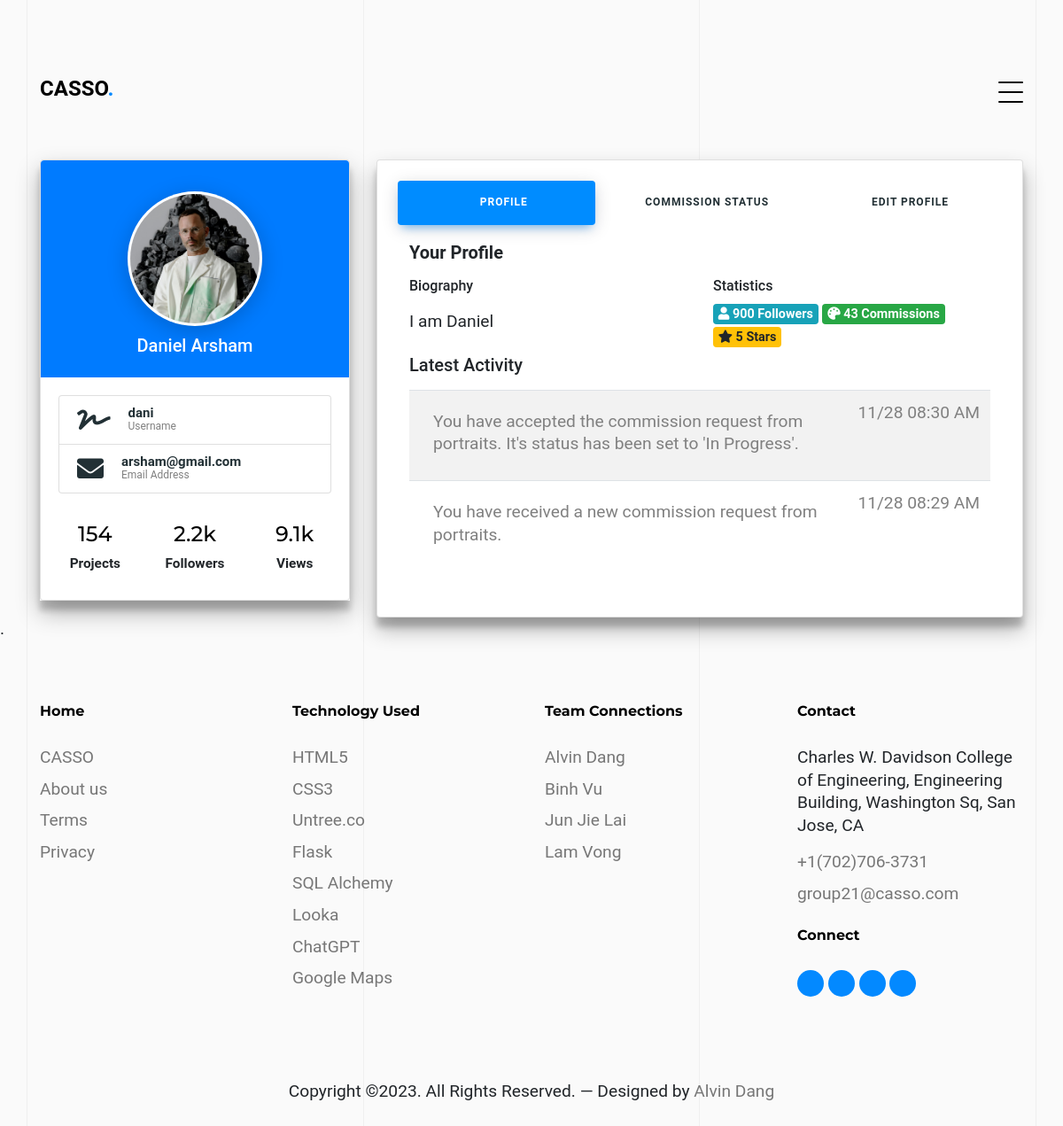
The app's page /profile-settings (signed in) with its own data.
### app/models.py (models this page shows, shortened)
class User(UserMixin, db.Model):
    id = db.Column(db.Integer, primary_key=True)
    full_name = db.Column(db.String(80), nullable=False)
    username = db.Column(db.String(80), unique=True, nullable=False)
    email = db.Column(EmailType, unique=True, nullable=False)
    password = db.Column(db.String(60), nullable=False)
    biography = db.Column(db.String(255))
    profile_picture = db.Column(db.String(255), default='default.jpg')
    def get(user_id):
        return User.query.get(int(user_id))
    posts = db.relationship('Post', backref='user', lazy=True, cascade='all, delete-orphan')
    commission_requests_sent = db.relationship('CommissionRequest',
        foreign_keys='CommissionRequest.sender_id',
        back_populates='sender',
        lazy='dynamic',
        cascade='all, delete-orphan')
    commission_requests_received = db.relationship('CommissionRequest',
        foreign_keys='CommissionRequest.receiver_id',
        back_populates='receiver',
        lazy='dynamic',
        cascade='all, delete-orphan')
    payments_sent = db.relationship('Payment',
        foreign_keys='Payment.payer_id',
        back_populates='payer',
        lazy='dynamic',
        cascade='all, delete-orphan')
    payments_received = db.relationship('Payment',
        foreign_keys='Payment.payee_id',
        back_populates='payee',
        lazy='dynamic',
        cascade='all, delete-orphan')
    messages_sent = db.relationship('Message',
        foreign_keys='Message.sender_id',
        backref='sent_messages',
        lazy='dynamic',
        overlaps="sent_messages",
        cascade='all, delete-orphan')
    messages_received = db.relationship('Message',
        foreign_keys='Message.receiver_id',
        backref='received_messages',
        lazy='dynamic',
        overlaps="received_messages",
        cascade='all, delete-orphan')
    chat_sessions_as_user1 = db.relationship('ChatSession',
        foreign_keys='ChatSession.user1_id',
        backref='user1',
        lazy='dynamic',
        cascade='all, delete-orphan')
    chat_sessions_as_user2 = db.relationship('ChatSession',
        foreign_keys='ChatSession.user2_id',
        backref='user2',
        lazy='dynamic',
        cascade='all, delete-orphan')
    followers = db.relationship('Follow', foreign_keys='Follow.followed_id',
        backref='followed',
        lazy='dynamic',
        cascade='all, delete-orphan')
    following = db.relationship('Follow', foreign_keys='Follow.follower_id',
        backref='follower',
        lazy='dynamic',
        cascade='all, delete-orphan')

class Message(db.Model):
    id = db.Column(db.Integer, primary_key=True)
    sender_id = db.Column(db.Integer, db.ForeignKey('user.id'), nullable=False)
    receiver_id = db.Column(db.Integer, db.ForeignKey('user.id'), nullable=False)
    content = db.Column(db.String(255), nullable=False)
    file_path = db.Column(db.String(255))
    created_at = db.Column(db.TIMESTAMP, default=db.func.current_timestamp())
    chat_session_id = db.Column(db.Integer, db.ForeignKey('chat_session.id'))
    sender = db.relationship('User', foreign_keys=[sender_id], backref='sent_messages', overlaps="sent_messages")
    receiver = db.relationship('User', foreign_keys=[receiver_id], backref='received_messages', overlaps="sent_messages")
    chat_session_id = db.Column(db.Integer, db.ForeignKey('chat_session.id'))
    chat_session = db.relationship('ChatSession', back_populates='messages')

### app/routes.py (the view)
@bp.route('/profile-settings')
@login_required
def profile():
    user_commission_requests = CommissionRequest.query.filter(
        (CommissionRequest.sender_id == current_user.id) | (CommissionRequest.receiver_id == current_user.id)
    ).all()
    admin_chat_session = None
    if current_user.username != 'Casso Admin':
        adminUser = User.query.filter_by(username='Casso Admin').first()
        admin_chat_session = ChatSession.query.filter(
            ((ChatSession.user1_id == current_user.id) & (ChatSession.user2_id == adminUser.id)) |
            ((ChatSession.user1_id == adminUser.id) & (ChatSession.user2_id == current_user.id))
        ).first()
        if not admin_chat_session:
            admin_chat_session = ChatSession(user1_id=current_user.id, user2_id=adminUser.id)
            db.session.add(admin_chat_session)
            db.session.commit()
        messages = admin_chat_session.messages.order_by(Message.created_at.desc()).all()
    return render_template('profile-settings.html', commission_requests=user_commission_requests, chat_session=admin_chat_session, messages=messages)

### run.py (called while the page is built)
@login_manager.user_loader
def load_user(user_id):
    from app.models import User
    return User.get(user_id)

### templates/profile-settings.html (shortened to what this page needs)
{% extends "base.html" %}
{% block content %}
<link rel="stylesheet" href="{{ url_for('static', filename='css/profile-settings.css') }}">
<link rel="stylesheet" href="https://cdnjs.cloudflare.com/ajax/libs/font-awesome/5.15.4/css/all.min.css">
<div class="untree_co-section untree_co-section-4 pb-0"  id="portfolio-section">
  <div class="container">
    <div class="portfolio-single-wrap unslate_co--section" id="portfolio-single-section">
      <div class="row">
              <div class="col-lg-4">
                <div class="profile-card-4 z-depth-3">
                  <div class="card">
                    <div class="card-body text-center bg-primary rounded-top">
                      <div class="user-box">
                        <img class="prof-pic" src="{{ url_for('static', filename='images/userPhotos/' + current_user.profile_picture) }}" alt="user avatar">
                      </div>
                    <h5 class="mb-1 text-white">{{ current_user.full_name }}</h5>
                  </div>
                    <div class="card-body">
                      <ul class="list-group shadow-none">
                      <li class="list-group-item">
                        <div class="list-icon">
                          <i class="fa fa-signature"></i>
                        </div>
                        <div class="list-details">
                          <span>{{ current_user.username }}</span>
                          <small>Username</small>
                        </div>
                      </li>
                      <li class="list-group-item">
                        <div class="list-icon">
                          <i class="fa fa-envelope"></i>
                        </div>
                        <div class="list-details">
                          <span>{{ current_user.email }}</span>
                          <small>Email Address</small>
                        </div>
                      </li>
                      </ul>
                      <div class="row text-center mt-4">
                        <div class="col p-2">
                        <h4 class="mb-1 line-height-5" style="color: black;">154</h4>
                          <small class="mb-0 font-weight-bold">Projects</small>
                        </div>
                          <div class="col p-2">
                            <h4 class="mb-1 line-height-5" style="color: black;">2.2k</h4>
                          <small class="mb-0 font-weight-bold">Followers</small>
                          </div>
                          <div class="col p-2">
                          <h4 class="mb-1 line-height-5" style="color: black;">9.1k</h4>
                          <small class="mb-0 font-weight-bold">Views</small>
                          </div>
                      </div>
                    </div>
                  </div>
                </div>
              </div>
              <div class="col-lg-8">
                <div class="card z-depth-3">
                  <div class="card-body">
                  <ul class="nav nav-pills nav-pills-primary nav-justified">
                      <li class="nav-item">
                          <a href="javascript:void();" data-target="#profile" data-toggle="pill" class="nav-link active show"><i class="icon-user"></i> <span class="hidden-xs">Profile</span></a>
                      </li>
                      <li class="nav-item">
                          <a href="javascript:void();" data-target="#messages" data-toggle="pill" class="nav-link"><i class="icon-envelope-open"></i> <span class="hidden-xs">Commission Status</span></a>
                      </li>
                      <li class="nav-item">
                          <a href="javascript:void();" data-target="#edit" data-toggle="pill" class="nav-link"><i class="icon-note"></i> <span class="hidden-xs">Edit Profile</span></a>
                      </li>
                  </ul>
                  <div class="tab-content p-3">
                      <div class="tab-pane active show" id="profile">
                          <h5 class="mb-3"><strong>Your Profile</strong></h5>
                          <div class="row">
                              <div class="col-md-6">
                                  <h6>Biography</h6>
                                  <p style="padding-top: 10px;">
                                    {{ current_user.biography }}
                                  </p>
                              </div>
                              <div class="col-md-6">
                                  <h6>Statistics</h6>
                                  <span class="badge badge-info"><i class="fa fa-user"></i> 900 Followers</span>
                                  <span class="badge badge-success"><i class="fa fa-palette"></i> 43 Commissions</span>
                                  <span class="badge badge-warning"><i class="fa fa-star"></i> 5 Stars</span>
                              </div>
                              <div class="col-md-12">
                                  <h5 class="mt-2 mb-3"> Latest Activity</h5>
                                  {% if messages %}
                                  <table class="table table-hover table-striped">
                                      <tbody>
                                        {% for message in messages %} <tr>
                                            <td>
                                              <span class="float-right font-weight" style="color: gray;">{{ message.created_at.strftime('%m/%d %I:%M %p') }}</span>
                                              <p style="padding-left: 15px; padding-top: 10px; color: gray;">{{ message.content }}</p>
                                            </td>
                                        </tr>
                                        {% endfor %}
                                      </tbody>
                                  </table>
                                  {% endif %}
                              </div>
                          </div>
                      </div>
                </div>
              </div>
            </div>
          </div>
        </div>
      </div>
    </div>
</div>
{% endblock %}

### static/css/style.css (style rules this page uses)
body { font-family: "PT Mono", monospace; line-height: 1.6; background: #ffffff; overflow-x: hidden; font-size: 16px; }
body:before { content: ""; position: fixed; top: 0; left: 0; z-index: 99; right: 0; bottom: 0; background: rgba(0, 0, 0, 0.2); opacity: 0; visibility: hidden; -webkit-transition: .3s all ease; -o-transition: .3s all ease; transition: .3s all ease; }
a { color: #0389ff; -webkit-transition: .3s all ease; -o-transition: .3s all ease; transition: .3s all ease; }
h1, .h1, h2, .h2, h3, .h3, h4, .h4 { font-family: "Montserrat", sans-serif; color: #dddde6; }
.untree_co-section { padding: 7rem 0; }
*, *::before, *::after { box-sizing: border-box; }
body { margin: 0; padding: 48px 0; font-family: "Figtree", sans-serif; font-size: 1.2rem; line-height: 1.6rem; background-image: linear-gradient(45deg, #7c9885, #b5b682); min-height: 100vh; }
* { margin: 0; padding: 0; box-sizing: border-box; }
body { width: 100%; background: #fafafa; position: relative; font-family: 'roboto', sans-serif; }

### static/css/profile-settings.css (style rules this page uses)
body { margin-top:20px; }
.user-box { width: 152px; margin: auto; margin-bottom: 20px; }
.user-box img { border-radius: 50%; padding: 3px; background: #fff; -webkit-box-shadow: 0px 5px 25px 0px rgba(0, 0, 0, 0.2); -moz-box-shadow: 0px 5px 25px 0px rgba(0, 0, 0, 0.2); -ms-box-shadow: 0px 5px 25px 0px rgba(0, 0, 0, 0.2); box-shadow: 0px 5px 25px 0px rgba(0, 0, 0, 0.2); }
.prof-pic { width: 152px; height: 152px; object-fit: cover; }
.profile-card-4 .user-box { width: 152px; margin: auto; margin-bottom: 10px; margin-top: 15px; }
.profile-card-4 .list-icon { display: table-cell; font-size: 30px; padding-right: 20px; vertical-align: middle; color: #223035; }
.profile-card-4 .list-details { display: table-cell; vertical-align: middle; font-weight: 600; color: #223035; font-size: 15px; line-height: 15px; }
.profile-card-4 .list-details small { display: table-cell; vertical-align: middle; font-size: 12px; font-weight: 400; color: #808080; }
.nav-pills .nav-link { border-radius: .25rem; color: #223035; font-size: 12px; text-align: center; letter-spacing: 1px; font-weight: 600; text-transform: uppercase; margin: 3px; padding: 12px 20px; -webkit-transition: all 0.3s ease; -moz-transition: all 0.3s ease; -o-transition: all 0.3s ease; transition: all 0.3s ease; }
.nav-pills .nav-link i { margin-right:2px; font-weight: 600; }
.nav-pills .nav-link.active, .nav-pills .show>.nav-link { color: #fff; background-color: #008cff; box-shadow: 0 4px 20px 0 rgba(0,0,0,.14), 0 7px 10px -5px rgba(0, 140, 255, 0.5); }
.card .tab-content { padding: 1rem 0 0 0; }
.z-depth-3 { -webkit-box-shadow: 0 11px 7px 0 rgba(0,0,0,0.19),0 13px 25px 0 rgba(0,0,0,0.3); box-shadow: 0 11px 7px 0 rgba(0,0,0,0.19),0 13px 25px 0 rgba(0,0,0,0.3); }

### records on screen
User: profile_picture (picture), full_name "Daniel Arsham", username "dani", email "arsham@gmail.com", biography "I am Daniel"
Message: created_at "11/28 08:30 AM", content "You have accepted the commission request from portraits. It's status has been set to 'In Progress'."
Message: created_at "11/28 08:29 AM", content "You have received a new commission request from portraits."
